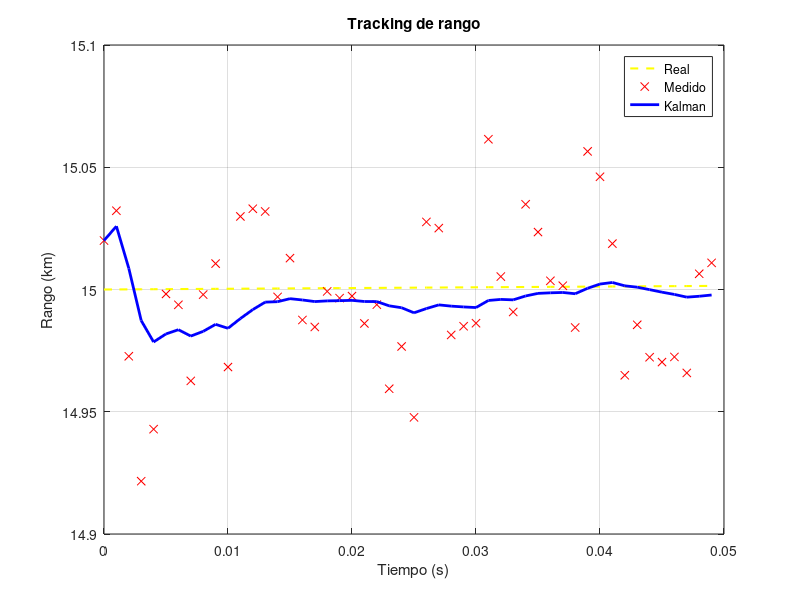
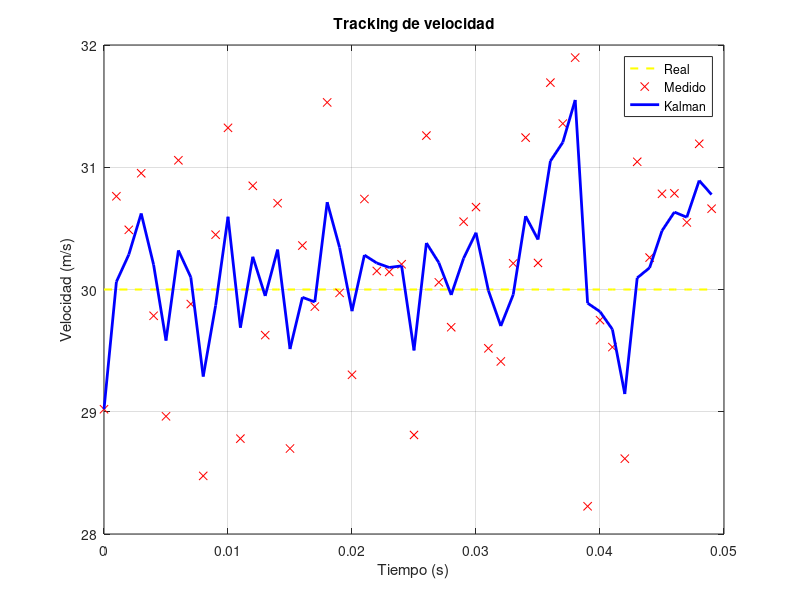

These figures' MATLAB source, in order:
%% ============================================================
%  EJERCICIO 5 - TRACKING DE BLANCO CON FILTRO DE KALMAN
%  Radar coherente: rango + velocidad
% ============================================================

clear
clc
close all

%% ============================================================
% 1. PARAMETROS DEL RADAR
% ============================================================

PRF = 1e3;                 % Frecuencia de repeticion (Hz)
T = 1/PRF;                 % Periodo entre pulsos
Np = 50;                   % Numero de medidas

%% ============================================================
% 2. BLANCO REAL (VERDAD TERRENO)
% ============================================================

r0 = 15e3;                 % Rango inicial (m)
v0 = 30;                   % Velocidad constante (m/s)

t = (0:Np-1) * T;

r_true = r0 + v0 * t;
v_true = v0 * ones(size(t));

%% ============================================================
% 3. MEDIDAS RADAR (CON RUIDO)
% ============================================================

sigma_r = 30;              % Desviacion error rango (m)
sigma_v = 1;               % Desviacion error velocidad (m/s)

r_meas = r_true + sigma_r * randn(size(t));
v_meas = v_true + sigma_v * randn(size(t));

z = [r_meas; v_meas];      % Vector de medidas

%% ============================================================
% 4. FILTRO DE KALMAN
% ============================================================

% Modelo dinamico
F = [1 T;
     0 1];

% Modelo de medida
H = eye(2);

% Covarianzas
Q = [1 0;
     0 0.5];               % Ruido de modelo

R = [sigma_r^2 0;
     0 sigma_v^2];         % Ruido de medida

% Inicializacion
x_est = [r_meas(1); v_meas(1)];
P = diag([100^2 10^2]);

x_history = zeros(2, Np);

%% ============================================================
% 5. BUCLE DE TRACKING
% ============================================================

for k = 1:Np

    % --- Prediccion ---
    x_pred = F * x_est;
    P_pred = F * P * F' + Q;

    % --- Actualizacion ---
    K = P_pred * H' / (H * P_pred * H' + R);

    x_est = x_pred + K * (z(:,k) - H * x_pred);
    P = (eye(2) - K * H) * P_pred;

    x_history(:,k) = x_est;
end

%% ============================================================
% 6. VISUALIZACION - RANGO
% ============================================================

figure
plot(t, r_true/1e3, 'y--', 'LineWidth', 1.5)
hold on
plot(t, r_meas/1e3, 'rx')
plot(t, x_history(1,:)/1e3, 'b', 'LineWidth', 2)
xlabel('Tiempo (s)')
ylabel('Rango (km)')
legend('Real','Medido','Kalman')
title('Tracking de rango')
grid on

%% ============================================================
% 7. VISUALIZACION - VELOCIDAD
% ============================================================

figure
plot(t, v_true, 'y--', 'LineWidth', 1.5)
hold on
plot(t, v_meas, 'rx')
plot(t, x_history(2,:), 'b', 'LineWidth', 2)
xlabel('Tiempo (s)')
ylabel('Velocidad (m/s)')
legend('Real','Medido','Kalman')
title('Tracking de velocidad')
grid on
